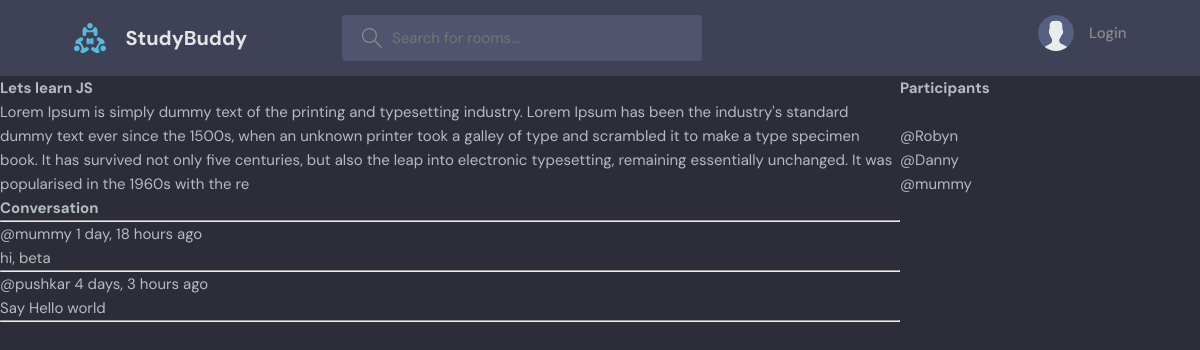
The page /room/1/ on the database its author committed.
### base/models.py (models this page shows, shortened)
class Room(models.Model):
    host = models.ForeignKey(User, on_delete=models.SET_NULL, null=True)
    topic= models.ForeignKey(Topic, on_delete=models.SET_NULL, null=True)
    name = models.CharField(max_length=200)
    description = models.TextField(null=True,blank =True)
    participants = models.ManyToManyField(User, related_name='participants', blank=True)
    updated = models.DateTimeField(auto_now=True)
    created = models.DateTimeField(auto_now_add=True)
    class Meta:
        ordering = ['-created', '-updated']

class Message(models.Model):
    user = models.ForeignKey(User, on_delete=models.CASCADE)
    room = models.ForeignKey(Room, on_delete=models.CASCADE)
    body = models.TextField()
    updated = models.DateTimeField(auto_now=True)
    created = models.DateTimeField(auto_now_add=True)
    class Meta:
     ordering = ['-created', '-updated']

### base/views.py (the view, shortened to what this page needs)
# urls.py: path('room/<str:pk>/', views.room, name = "room"),
def room(request,pk):
    room = Room.objects.get(id=pk)
    room_messages = room.message_set.all()
    participants = room.participants.all()
    context = {'room' : room, 'room_messages': room_messages, 'participants': participants}
    return render(request, 'base/room.html', context)

### base/templates/base/room.html (shortened to what this page needs)
{% extends 'main.html' %} {% block content %}
<div class="room-container">
  <div>
    <h1>{{room.name}}</h1>
    <p>{{room.description}}</p>
    <div class="comment-wrapper">
      <h3>Conversation</h3>
      <hr />
      {%for message in room_messages%}
      <div>
        <small>@{{message.user}} {{message.created|timesince}} ago</small>
        <p>{{message.body}}</p>
        <hr>
      </div>
      {% endfor %}
    </div>
  </div>
     <div>
        <h3>Participants</h3>
        <br>
        {% for user in participants%}
           <div>
            <p>@{{user.username}}</p>
           </div>
        {%endfor%}
     </div>
</div>
{% endblock content %}

### static/styles/style.css (style rules this page uses)
:root { --color-main: #71c6dd; --color-main-light: #e1f6fb; --color-dark: #3f4156; --color-dark-medium: #51546e; --color-dark-light: #696d97; --color-light: #e5e5e5; --color-gray: #8b8b8b; --color-light-gray: #b2bdbd; --color-bg: #2d2d39; --color-success: #5dd693; --color-error: #fc4b0b; }
* { font-family: "DM Sans", -apple-system, BlinkMacSystemFont, "Segoe UI", Roboto, Oxygen, Ubuntu, Cantarell, "Open Sans", "Helvetica Neue", sans-serif; margin: 0; padding: 0; box-sizing: border-box; text-rendering: optimizeLegibility; font-size: inherit; }
html { font-size: 56.25%; }
@media only screen and (min-width: 1200px) { html { font-size: 62.5%; } }
body { line-height: 1.6; font-weight: 400; font-size: 1.5rem; color: var(--color-light-gray); background-color: var(--color-bg); min-height: 100vh; }

### base/templates/base/room.html (style rules this page uses)
.room-container { display: grid; grid-template-columns: 3fr 1fr; }

### rows shown on the page
Room: name "Lets learn JS", description "Lorem Ipsum is simply dummy text of the printing and typesetting industry. Lorem Ipsum has been the industry's standard dummy text ever since the 1500s, when an unknown printer took a galley of type and scrambled it to make a type specimen book. It has survived not only five centuries, but also the leap into electronic typesetting, remaining essentially unchanged. It was popularised in the 1960s with the re"
Message: user "mummy", created "1 day, 18 hours", body "hi, beta"
Message: user "pushkar", created "4 days, 3 hours", body "Say Hello world"

### other values the page prints
{{ user.username }} "Robyn"
{{ user.username }} "Danny"
{{ user.username }} "mummy"
